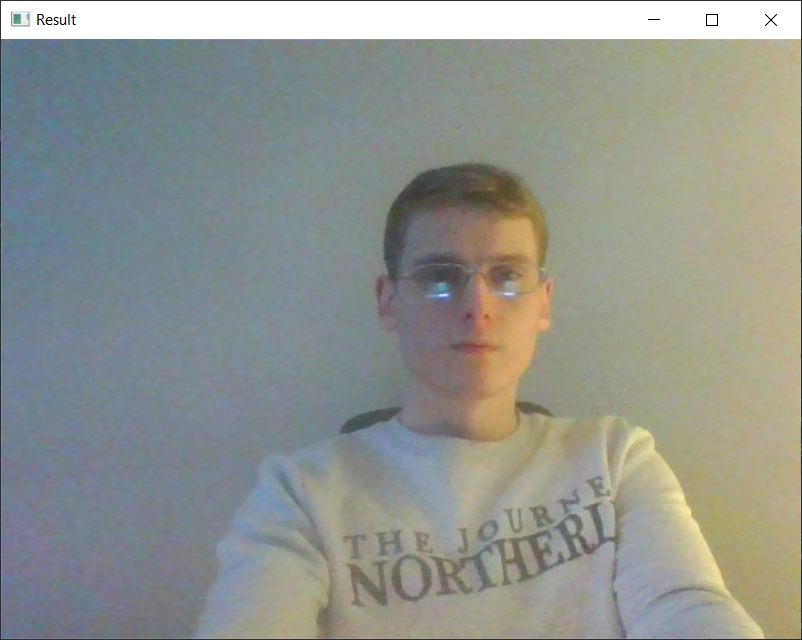
#> input picture Lab - 8/Liashuk2.png, 802 x 640 px
$ python LR_8_Task_4.py
#> lines starting #> are read from the running program, lines starting #| are printed output that depends on the picture; after the words box and inside, x2 and y2 are one past the last pixel; in counts of white or black regions, pixels touching at a corner belong together
import cv2

faceCascade= cv2.CascadeClassifier("haarcascade_frontalface_default.xml")
img = cv2.imread('Liashuk2.png')
#> img is the input picture: shape (640, 802, 3); mean B, G, R 142.9, 149.3, 145.6
img = img[1:600, 1:1280]
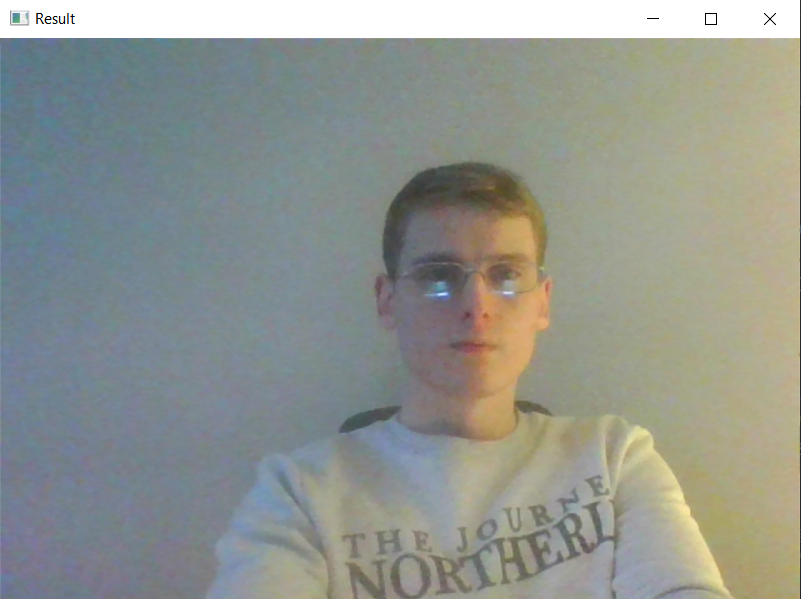
#> img: shape (599, 801, 3); mean B, G, R 143.6, 150, 146
imgGray = cv2.cvtColor(img, cv2.COLOR_BGR2GRAY)
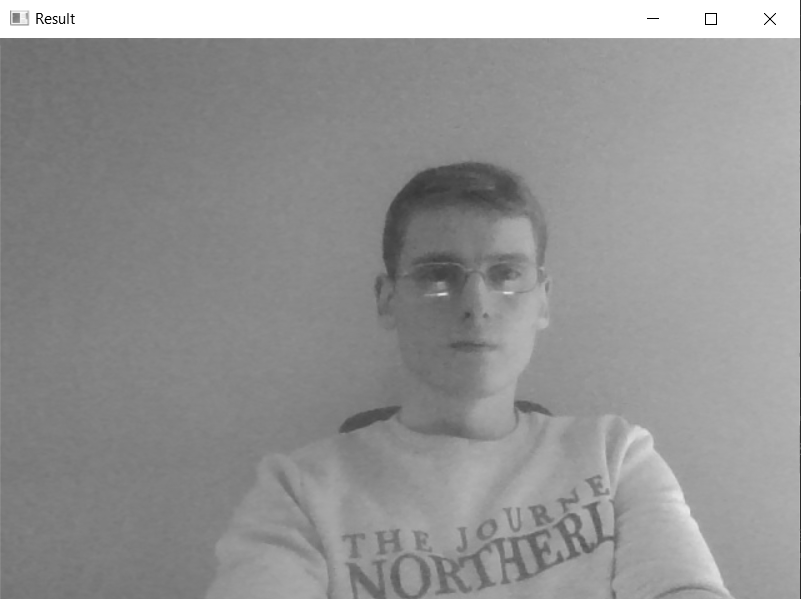
#> imgGray: shape (599, 801); min 0, max 255, mean 148.1
faces = faceCascade.detectMultiScale(imgGray, 1.1, 4)
#> faces = [[380, 203, 182, 182]]
for (x, y, w, h) in faces:
    cv2.rectangle(img, (x, y), (x+w, y+h), (255, 0, 0), 2)
#> this loop made 1 pass
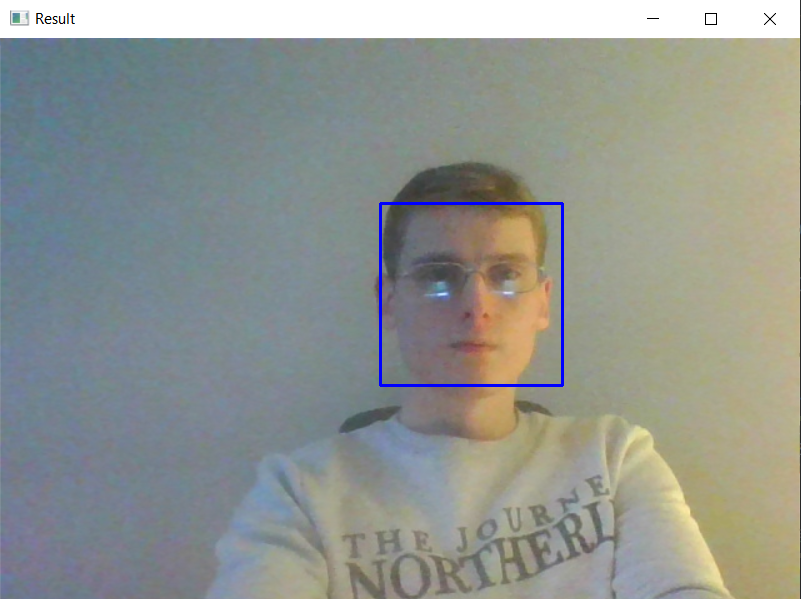
#> img: shape (599, 801, 3); 0.45% of pixels changed, all inside (x1, y1, x2, y2) = (379, 202, 564, 387)
cv2.imshow("Result", img)
cv2.waitKey(0)

$ run again, with Lab - 8/Liashuk-face.png copied over Lab - 8/Liashuk2.png
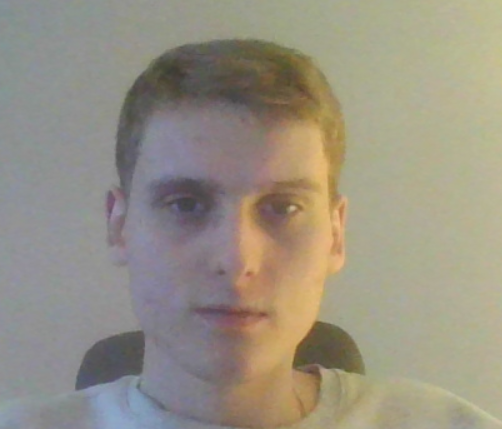
#> input picture Lab - 8/Liashuk-face.png, 502 x 429 px
#> img is the input picture: shape (429, 502, 3); mean B, G, R 130.6, 145.5, 152.1
#> `imgGray = cv2.cvtColor(img, cv2.COLOR_BGR2GRAY)`:
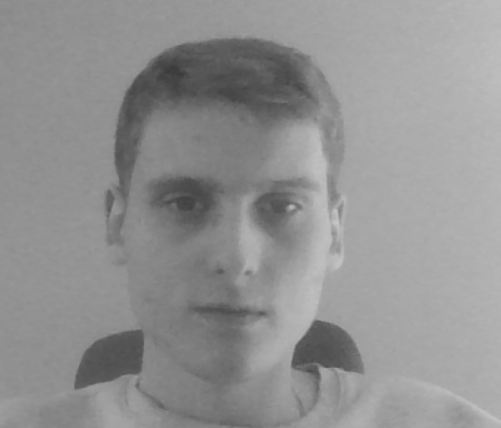
#> imgGray: shape (428, 501); min 59, max 197, mean 145.7
#> faces = [[102, 106, 259, 259]]
#> the loop `for (x, y, w, h) in faces:` made 1 pass
#> after the loop `for (x, y, w, h) in faces:`:
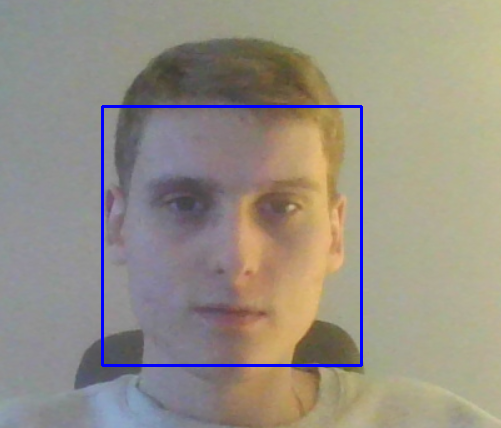
#> img: shape (428, 501, 3); mean B, G, R 132.5, 143.5, 150.1

$ run again, with Lab - 8/Liashuk.png copied over Lab - 8/Liashuk2.png
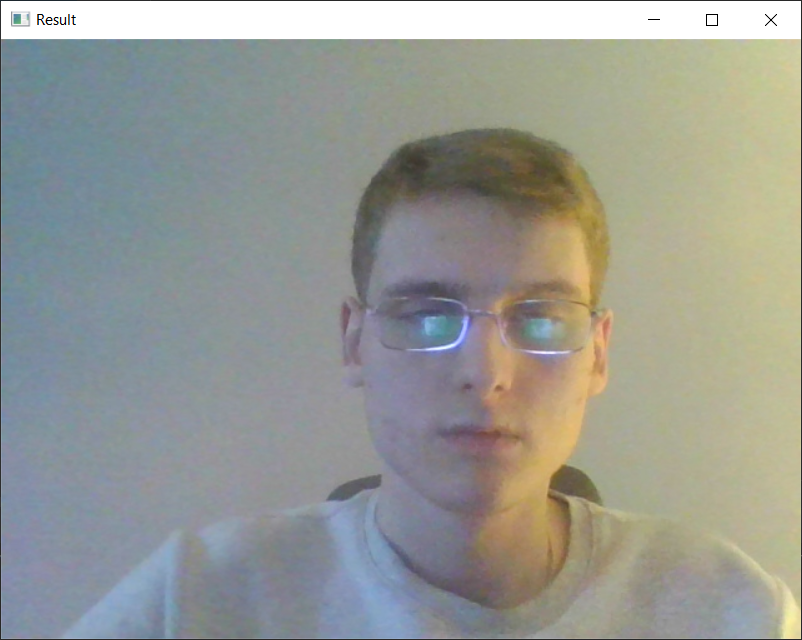
#> input picture Lab - 8/Liashuk.png, 802 x 640 px
#> img is the input picture: shape (640, 802, 3); mean B, G, R 148.2, 154.6, 152.5
#> `imgGray = cv2.cvtColor(img, cv2.COLOR_BGR2GRAY)`:
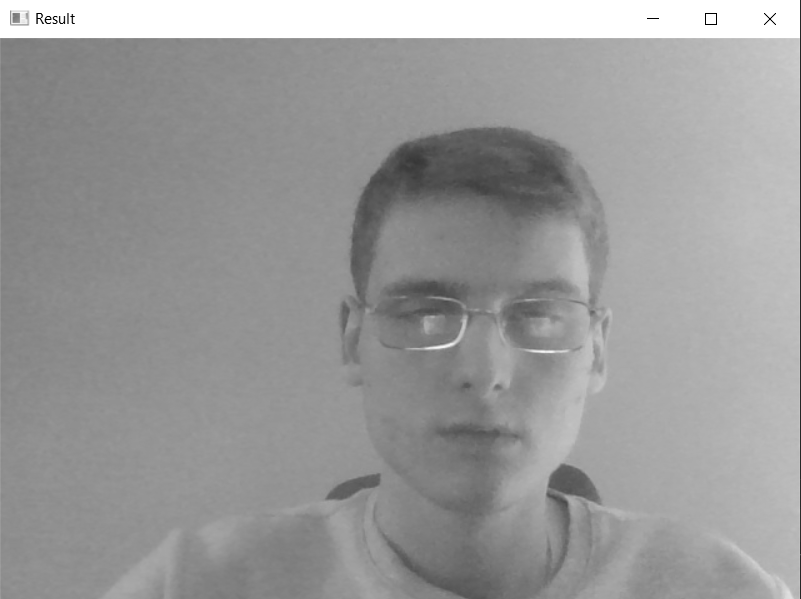
#> imgGray: shape (599, 801); min 0, max 255, mean 154.3
#> faces = [[318, 191, 316, 316]]
#> the loop `for (x, y, w, h) in faces:` made 1 pass
#> after the loop `for (x, y, w, h) in faces:`:
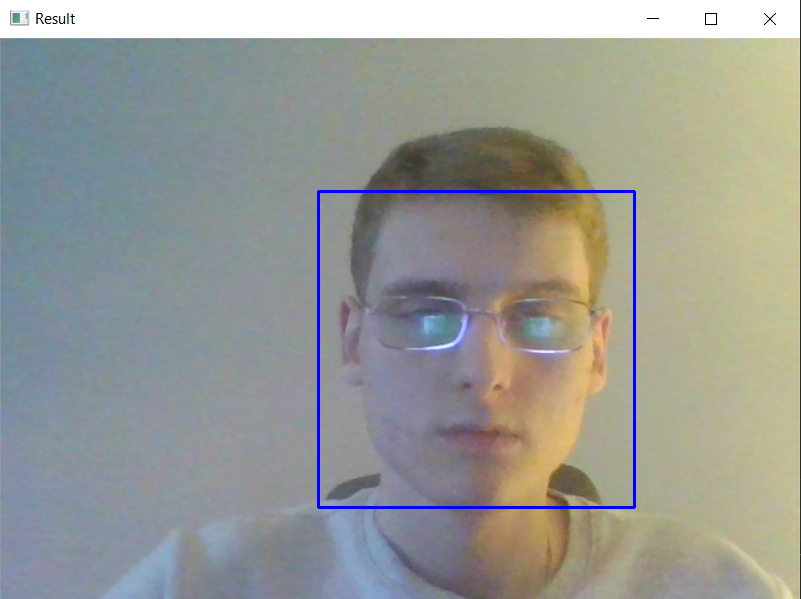
#> img: shape (599, 801, 3); mean B, G, R 149.3, 154.6, 152.8
